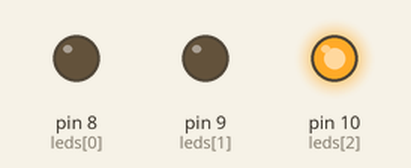
This sketch was run on a simulated Arduino Uno, built with avr-gcc and run on an emulated ATmega328P. On the bench: output pins drawn as LEDs (lit = HIGH). Random numbers use the default seed unless the sketch sets one.

Above: at 0.1 s.
At 13.9 s:
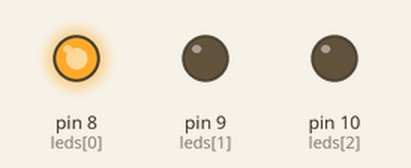
At 33.0 s:
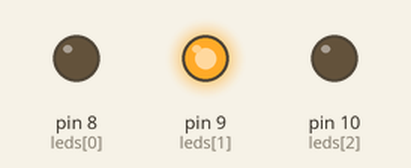
Timing chart, 0 to 40.0 s (numbered marks = the images above):
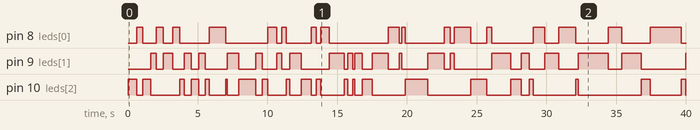

The sketch:

Random_Effects.ino
```cpp
/*
  Random Effects
  ---------------
  Demonstrates how to use the random() function to create unpredictable LED behavior.

  Hardware setup:
  - 3 LEDs connected to pins 8, 9, and 10 through 220Ω resistors(resrstors does'nt matter)
*/

int leds[] = {8, 9, 10};
int numLeds = 3;

void setup() {
  for (int i = 0; i < numLeds; i++) {
    pinMode(leds[i], OUTPUT);
  }

  randomSeed(analogRead(0)); // initialize random generator
}

void loop() {
  int ledIndex = random(0, numLeds); // pick a random LED
  int delayTime = random(100, 700);  // random delay

  digitalWrite(leds[ledIndex], HIGH);
  delay(delayTime);
  digitalWrite(leds[ledIndex], LOW);
}
```

Measured:
- by itself, pin 8 (leds[0]): LOW → HIGH at 0.64 s, → LOW 0.43 s later, → HIGH 0.97 s later, → LOW 0.50 s later, … (34 changes in this stretch)
- by itself, pin 9 (leds[1]): LOW → HIGH at 1.6 s, → LOW 0.41 s later, → HIGH 0.50 s later, → LOW 0.65 s later, … (41 changes in this stretch)
- by itself, pin 10 (leds[2]): LOW → HIGH at 0.00 s, → LOW 0.64 s later, → HIGH 0.43 s later, → LOW 0.57 s later, … (42 changes in this stretch)
